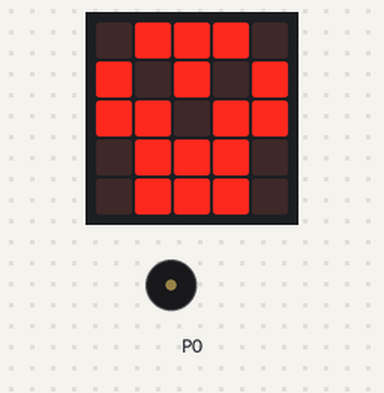
Simulated run of this program. Board: BBC micro:bit (MakeCode). On the bench: the board's 5×5 LED display, buzzer (waves = sounding). At 4.3 s the program stops and its outputs stay as they are.

Above: at 4.3 s.
Timing chart, 0 to 5.8 s (numbered marks = the images above):
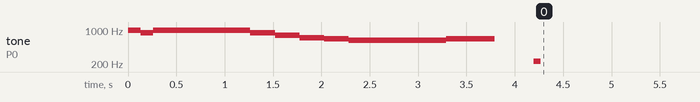

The program:

main.ts
```typescript
music.playTone(988, music.beat(BeatFraction.Quarter))
music.playTone(880, music.beat(BeatFraction.Quarter))
music.playTone(988, music.beat(BeatFraction.Double))
music.playTone(880, music.beat(BeatFraction.Half))
music.playTone(784, music.beat(BeatFraction.Half))
music.playTone(698, music.beat(BeatFraction.Half))
music.playTone(659, music.beat(BeatFraction.Half))
music.playTone(622, music.beat(BeatFraction.Double))
music.playTone(659, music.beat(BeatFraction.Whole))
basic.showLeds(`
    . # # # .
    # . # . #
    # # . # #
    . # # # .
    . # # # .
    `)
music.playSoundEffect(music.createSoundEffect(
WaveShape.Triangle,
300,
200,
255,
255,
75,
SoundExpressionEffect.None,
InterpolationCurve.Curve
), SoundExpressionPlayMode.UntilDone)
```

test.ts
```typescript
// aquí va el archivo "tests"; esto no se compilará cuando este paquete se utilice como una extensión.
```

Measured:
- by itself, tone on P0: plays 988 Hz for 0.13 s, 880 Hz for 0.13 s, 988 Hz for 1.0 s, 880 Hz for 0.26 s, 784 Hz for 0.26 s, 698 Hz for 0.26 s … (10 notes in this stretch)
